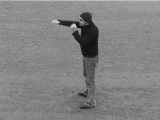
//> input picture Sequences/boxing/person02_boxing_d1/data/frame_20.png, 160 x 120 px
$ ./stretching   (built with g++ and OpenCV 4)
//> lines starting //> are read from the running program, lines starting //| are printed output that depends on the picture
//> further down, frame_global is the input picture: 120 rows x 160 cols, CV_8UC1; min 13, max 218, mean 130.8
#include <iostream>
#include <opencv2/opencv.hpp>

// Global variables for trackbars and real-time processing
cv::Mat frame_global, bilateral_filtered_global;
double scale_factor_global = 2.0; // Scaled to 2.0 to fit 6 panels comfortably on screen

// Trackbar parameters
int r1_val = 88;
int s1_val = 15;
int r2_val = 163;
int s2_val = 255;

// Function to print a short explanation of the sliders' role
void printSliderGuide() {
    std::cout << "\n--------------------------------------------------\n";
    std::cout << "[SLIDER GUIDE & CURRENT VALUES]:\n";
    std::cout << " - r1 (" << r1_val << "): Input threshold for dark tones.\n";
    std::cout << " - s1 (" << s1_val << "): Output intensity mapped to r1.\n";
    std::cout << " - r2 (" << r2_val << "): Input threshold for mid/bright tones.\n";
    std::cout << " - s2 (" << s2_val << "): Output intensity mapped to r2.\n";
    std::cout << "--------------------------------------------------\n";
}

// Function to update the 6-panel pipeline in real time
void updatePipeline(int, void*) {
    if (r1_val > r2_val) r1_val = r2_val;
    if (r1_val < 0) r1_val = 0;
    if (r2_val > 255) r2_val = 255;
    if (s1_val < 0) s1_val = 0;
    if (s1_val > 255) s1_val = 255;
    if (s2_val < 0) s2_val = 0;
    if (s2_val > 255) s2_val = 255;

    printSliderGuide();

    // 1. Build the Lookup Table (LUT) for piecewise linear stretching
    cv::Mat lut(1, 256, CV_8U);
    uchar* p_lut = lut.data;

    for (int r = 0; r < 256; r++) {
        double s = 0.0;
        if (r < r1_val) {
            s = (r1_val > 0) ? ((double)s1_val / r1_val) * r : 0;
        } else if (r >= r1_val && r <= r2_val) {
            s = (r2_val != r1_val) ? s1_val + ((double)(s2_val - s1_val) / (r2_val - r1_val)) * (r - r1_val) : s1_val;
        } else {
            s = (255 != r2_val) ? s2_val + ((double)(255 - s2_val) / (255 - r2_val)) * (r - r2_val) : s2_val;
        }
        p_lut[r] = (uchar)(cv::saturate_cast<uchar>(s));
    }

    // --- RAMO A: APPLICATO SULL'IMMAGINE ORIGINALE ---
    cv::Mat stretched_orig;
    cv::LUT(frame_global, lut, stretched_orig);

    cv::Mat grad_x_orig, grad_y_orig, sobel_orig;
    cv::Sobel(stretched_orig, grad_x_orig, CV_16S, 1, 0, 3);
    cv::Sobel(stretched_orig, grad_y_orig, CV_16S, 0, 1, 3);
    cv::Mat abs_x_orig, abs_y_orig;
    cv::convertScaleAbs(grad_x_orig, abs_x_orig);
    cv::convertScaleAbs(grad_y_orig, abs_y_orig);
    cv::addWeighted(abs_x_orig, 0.5, abs_y_orig, 0.5, 0, sobel_orig);
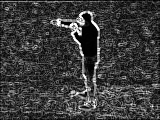
//> sobel_orig: 120 rows x 160 cols, CV_8UC1; min 0, max 255, mean 59.2

    // --- RAMO B: APPLICATO SUL BILATERAL ---
    cv::Mat stretched_bilat;
    cv::LUT(bilateral_filtered_global, lut, stretched_bilat);
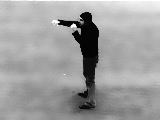
//> stretched_bilat: 120 rows x 160 cols, CV_8UC1; min 4, max 255, mean 158.7

    cv::Mat grad_x_bilat, grad_y_bilat, sobel_bilat;
    cv::Sobel(stretched_bilat, grad_x_bilat, CV_16S, 1, 0, 3);
    cv::Sobel(stretched_bilat, grad_y_bilat, CV_16S, 0, 1, 3);
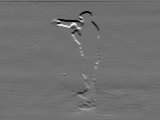
//> grad_y_bilat: 120 rows x 160 cols, CV_16SC1; min -725, max 907, mean -5.8; drawn with min black and max white
    cv::Mat abs_x_bilat, abs_y_bilat;
    cv::convertScaleAbs(grad_x_bilat, abs_x_bilat);
    cv::convertScaleAbs(grad_y_bilat, abs_y_bilat);
    cv::addWeighted(abs_x_bilat, 0.5, abs_y_bilat, 0.5, 0, sobel_bilat);
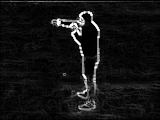
//> sobel_bilat: 120 rows x 160 cols, CV_8UC1; min 0, max 255, mean 19.1

    // --- PREPARAZIONE DEI 6 PANNELLI IN BGR ---
    cv::Mat b_orig, b_stretched_orig, b_sobel_orig;
    cv::Mat b_bilat, b_stretched_bilat, b_sobel_bilat;

    cv::cvtColor(frame_global, b_orig, cv::COLOR_GRAY2BGR);
    cv::cvtColor(stretched_orig, b_stretched_orig, cv::COLOR_GRAY2BGR);
    cv::cvtColor(sobel_orig, b_sobel_orig, cv::COLOR_GRAY2BGR);

    cv::cvtColor(bilateral_filtered_global, b_bilat, cv::COLOR_GRAY2BGR);
    cv::cvtColor(stretched_bilat, b_stretched_bilat, cv::COLOR_GRAY2BGR);
    cv::cvtColor(sobel_bilat, b_sobel_bilat, cv::COLOR_GRAY2BGR);

    // Organizzazione in griglia 2x3 (Riga 1: Originale | Orig Stretched | Sobel Orig)
    //              (Riga 2: Bilateral | Bilat Stretched | Sobel Bilat)
    cv::Mat row1_left, row1_right, row1_final;
    cv::hconcat(b_orig, b_stretched_orig, row1_left);
    cv::hconcat(row1_left, b_sobel_orig, row1_final);

    cv::Mat row2_left, row2_right, row2_final;
    cv::hconcat(b_bilat, b_stretched_bilat, row2_left);
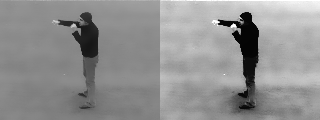
//> row2_left: 120 rows x 320 cols, CV_8UC3; min 4, max 255, mean 144.7
    cv::hconcat(row2_left, b_sobel_bilat, row2_final);
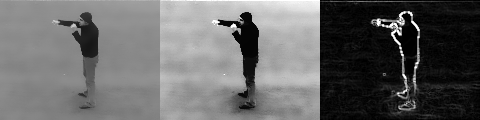
//> row2_final: 120 rows x 480 cols, CV_8UC3; min 0, max 255, mean 102.8

    cv::Mat grid_display;
    cv::vconcat(row1_final, row2_final, grid_display);

    cv::Mat display_resized;
    cv::resize(grid_display, display_resized, cv::Size(), scale_factor_global, scale_factor_global, cv::INTER_LINEAR);
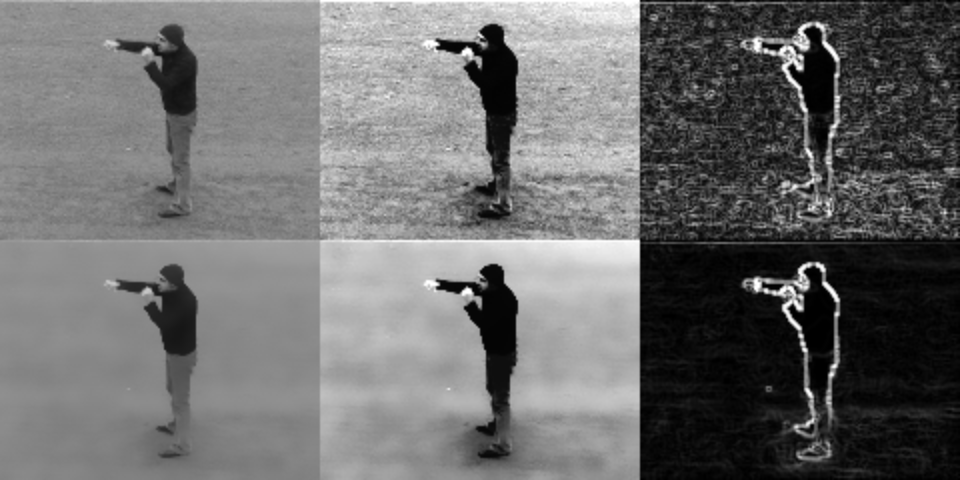
//> display_resized: 480 rows x 960 cols, CV_8UC3; min 0, max 255, mean 109.5

    cv::imshow("6-Panel Pipeline: Original vs Bilateral Comparison", display_resized);
}

int main() {
    std::string image_path = "frame_20.png";
    frame_global = cv::imread(image_path, cv::IMREAD_GRAYSCALE);

    if (frame_global.empty()) {
        std::cerr << "[ERROR] Could not load image: " << image_path << std::endl;
        return -1;
    }

    // Pre-calculate Bilateral filter
    cv::bilateralFilter(frame_global, bilateral_filtered_global, 10, 20.0, 20.0);

    std::string window_name = "6-Panel Pipeline: Original vs Bilateral Comparison";
    cv::namedWindow(window_name, cv::WINDOW_AUTOSIZE);

    cv::createTrackbar("r1", window_name, &r1_val, 255, updatePipeline);
    cv::createTrackbar("s1", window_name, &s1_val, 255, updatePipeline);
    cv::createTrackbar("r2", window_name, &r2_val, 255, updatePipeline);
    cv::createTrackbar("s2", window_name, &s2_val, 255, updatePipeline);

    updatePipeline(0, 0);

    std::cout << "[INFO] 6-panel grid running. Check how stretching impacts raw vs bilateral images. Press 'q' to exit." << std::endl;

    while (true) {
        char key = (char)cv::waitKey(30);
//> the 'q' key is pressed
        if (key == 'q' || key == 'Q') {
            break;
        }
    }

    cv::destroyAllWindows();
    return 0;
}

$ run again, with Sequences/boxing/person02_boxing_d1/data/frame_16.png copied over Sequences/boxing/person02_boxing_d1/data/frame_20.png
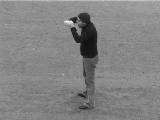
//> input picture Sequences/boxing/person02_boxing_d1/data/frame_16.png, 160 x 120 px
//> frame_global is the input picture: 120 rows x 160 cols, CV_8UC1; min 18, max 255, mean 131.2
//> in updatePipeline, `cv::hconcat(row2_left, b_sobel_bilat, row2_final);`:
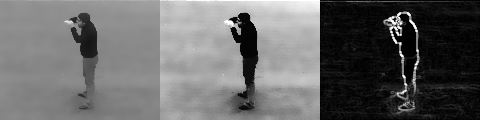
//> row2_final: 120 rows x 480 cols, CV_8UC3; min 0, max 255, mean 102.9
//> in updatePipeline, `cv::resize(grid_display, display_resized, cv::Size(), scale_factor_glo..`:
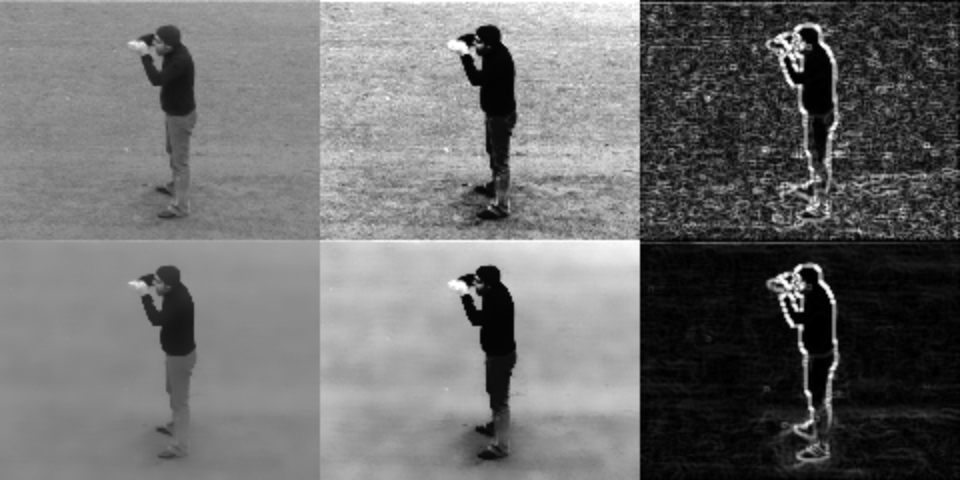
//> display_resized: 480 rows x 960 cols, CV_8UC3; min 0, max 255, mean 109.6
